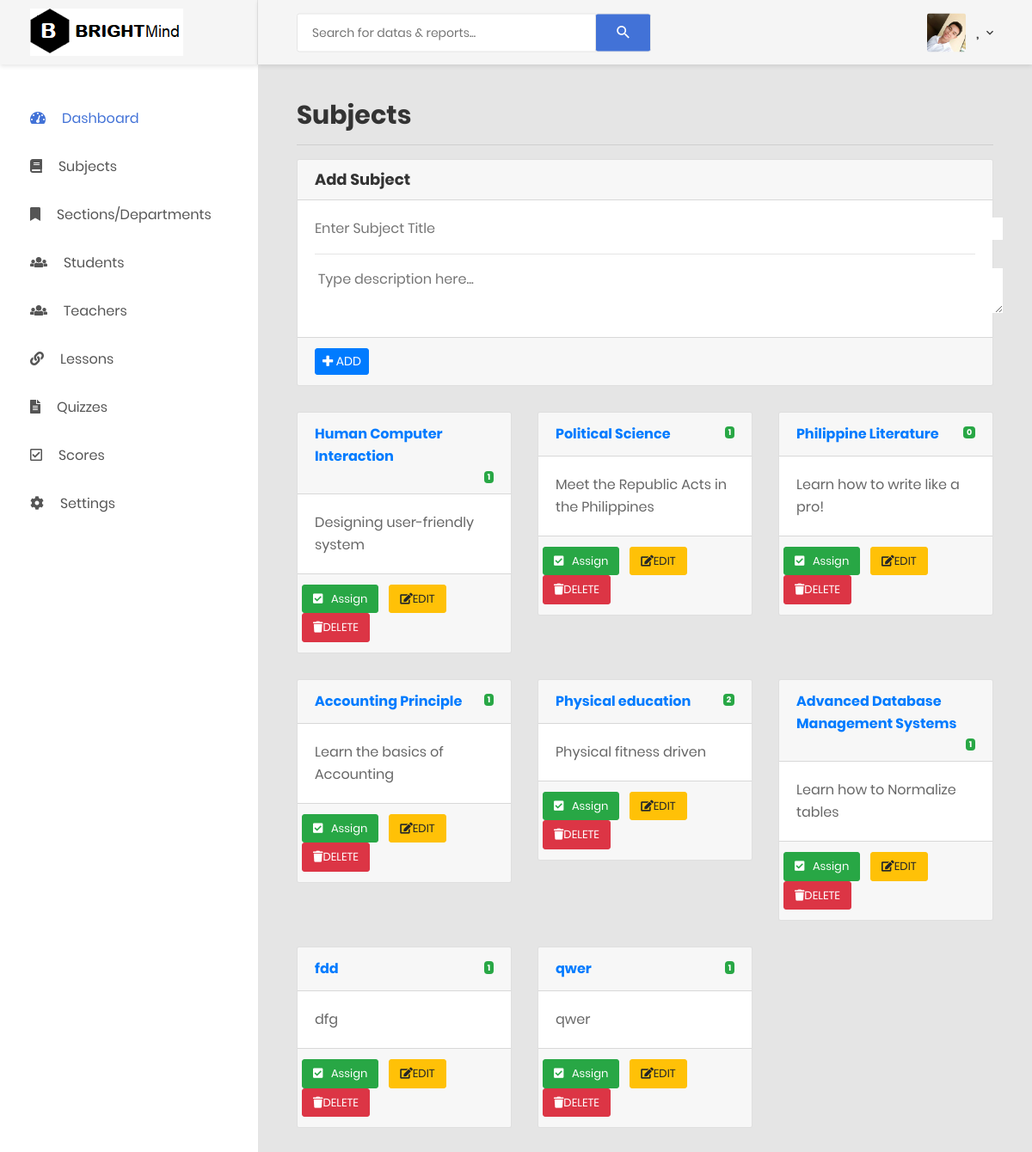
The app's page /adminsubjects.php (signed in), older data.
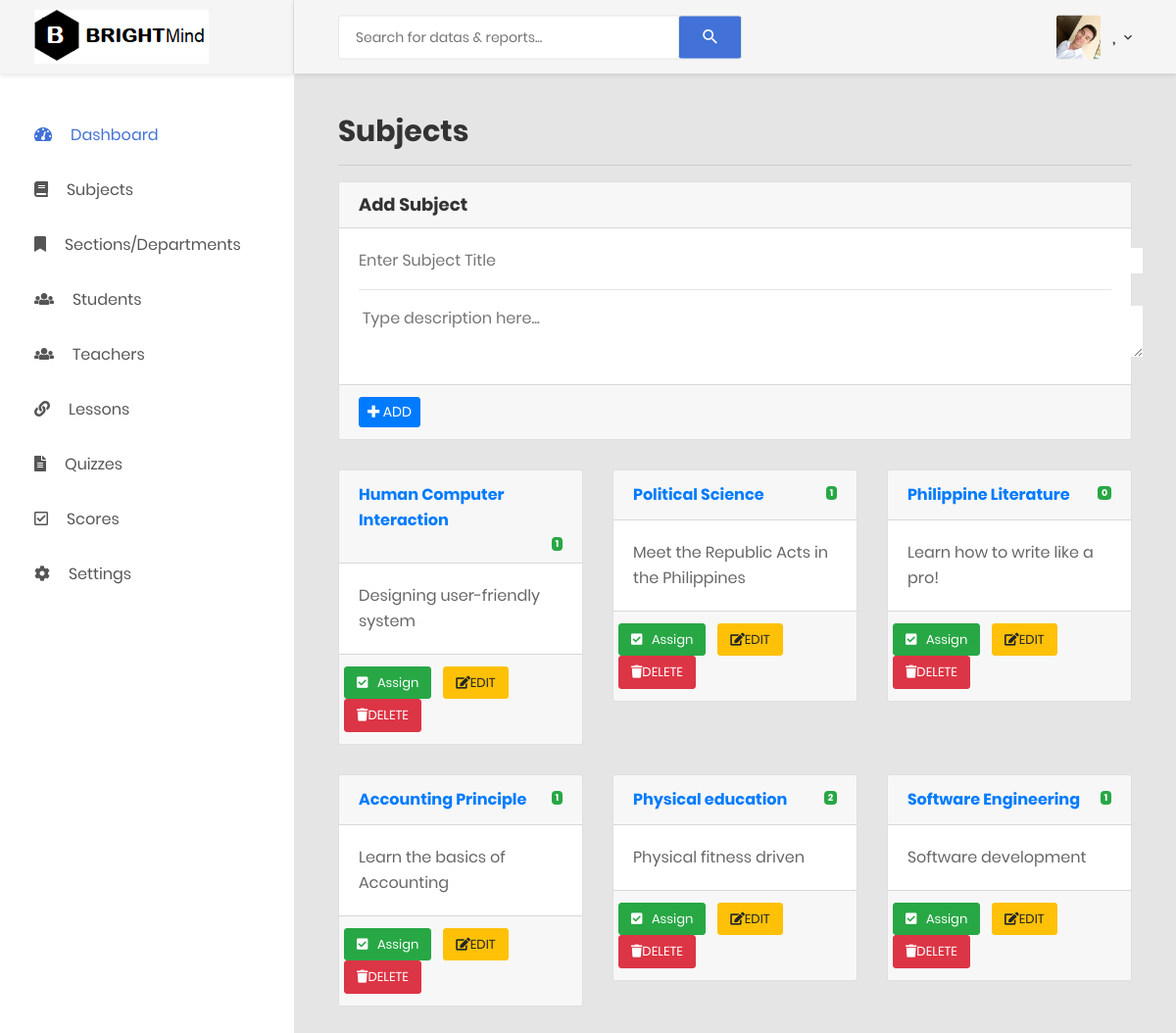
The same page, newer data.
### tables this page shows
CREATE TABLE `subjecttbl` (
  `subjectid` int(10) NOT NULL,
  `subjectname` varchar(100) NOT NULL,
  `subjectdesc` varchar(100) NOT NULL
);

### adminsubjects.php (the view, shortened to what this page needs)
<?php
include('functions.php');
$sql="SELECT * FROM subjecttbl";
$query=mysqli_query($con, $sql);
?>
<!DOCTYPE html>
<php lang="en">
<head>
    <link href="css/font-face.css" rel="stylesheet" media="all">
    <link href="vendor/font-awesome-4.7/css/font-awesome.min.css" rel="stylesheet" media="all">
    <link href="vendor/font-awesome-5/css/fontawesome-all.min.css" rel="stylesheet" media="all">
    <link href="vendor/mdi-font/css/material-design-iconic-font.min.css" rel="stylesheet" media="all">
    <link href="vendor/bootstrap-4.1/bootstrap.min.css" rel="stylesheet" media="all">
    <link href="vendor/animsition/animsition.min.css" rel="stylesheet" media="all">
    <link href="vendor/bootstrap-progressbar/bootstrap-progressbar-3.3.4.min.css" rel="stylesheet" media="all">
    <link href="vendor/wow/animate.css" rel="stylesheet" media="all">
    <link href="vendor/css-hamburgers/hamburgers.min.css" rel="stylesheet" media="all">
    <link href="vendor/slick/slick.css" rel="stylesheet" media="all">
    <link href="vendor/select2/select2.min.css" rel="stylesheet" media="all">
    <link href="vendor/perfect-scrollbar/perfect-scrollbar.css" rel="stylesheet" media="all">
    <link href="css/theme.css" rel="stylesheet" media="all">
</head>
<body class="animsition">
    <div class="page-wrapper">
        <?php include("adminheadermobileandsidebar.php"); ?>
        <div class="page-container">
            <?php include("adminheader.php"); ?>
            <div class="main-content">
                <div class="section__content section__content--p30">
                    <div class="container-fluid">
                            <div>
                                <h2>Subjects</h2><hr/>
                            </div>
                          <div class="row" >
                            <div class="col-md-12">
                                <form action="addsub.php" method="POST">
                                    <div class="card">
                                     <div class="card-header" >
                                     <h4>Add Subject </h4>
                                     </div>
                                    <div class="card-body">
                                        <strong class="card-title">
                                            <input type="text" name="subjectname" id="subname" placeholder="Enter Subject Title" autofocus="autofocus" style="width: 800px;">
                                        </strong>
                                        <hr>
                                        <p class="card-text"> <textarea name="subjectdesc" id="subdes" style="width: 800px;" placeholder=" Type description here... "></textarea>
                                        </p>
                                    </div>
                                    <div class="card-footer">
                                        <button type="submit" class="btn btn-primary btn-sm" style="display: inline;"  id="addsubj" name="submitnewsubject"><i class="fas fa-plus"></i> ADD</button>
                                    </div>
                                </form>
                               </div>
                            </div>
                            </div>
                            <div class="row">
                            <?php  while ($row=mysqli_fetch_assoc($query)) {  ?>
                            <div class="col-md-4">
                                    <div class="card">
                                     <div class="card-header">
                                         <strong class="card-title"><a href="#"><?php echo $row['subjectname'] ?></a>
                                            <small>
                                                <span class="badge badge-success float-right mt-1" id="<?php echo "badge" .$row['subjectid']; ?>">
                                                <?php
                                                $sssqll="SELECT count(sectionid) AS assignedcount from sectionsubjecttbl where subjectid=" .$row['subjectid'];
                                                $result=mysqli_query($con, $sssqll);
                                                $r=mysqli_fetch_assoc($result);
                                                echo $r['assignedcount'];
                                                ?>
                                                </span>
                                           </small>
                                        </strong>
                                     </div>
                                    <div class="card-body">
                                        <p class="card-text"><?php echo $row['subjectdesc'] ?>
                                        </p>
                                    </div>
                                    <div class="card-footer">
                                        <div class="row">
                                        <button class="btn btn-success" style="font-size: 13px; width: auto; height: auto;" data-toggle="modal" data-target="#add" onclick="showassignedsections(<?php echo $row['subjectid']; ?>)"><i class="fas fa-check-square"></i> &nbsp Assign</button> &nbsp&nbsp&nbsp
                                            <button class="btn btn-warning" style="font-size: 13px; width: auto; height: auto;" onclick="editsubject(<?php echo $row['subjectid']; ?>)"><i class="fas fa-pencil-square-o"></i>EDIT</button> &nbsp&nbsp&nbsp
                                             <a href="<?php echo "addsub.php?deletesubject=1&id=".$row['subjectid'] ?>"><button class="btn btn-danger" style="font-size: 13px; width: auto; height: auto;"> <i class="fas fa-trash"></i>DELETE</button></a>
                                         </div>
                                    </div>
                                </div>
                            </div>
                        <?php } ?>
                        </div>
                    </div>
                </div>
            </div>
        </div>
</body>
</php>

### adminheadermobileandsidebar.php (shortened to what this page needs)
<aside class="menu-sidebar d-none d-lg-block">
    <div class="logo">
        <a href="#">
            <img src="images/icon/logo.png" alt="Cool Admin" />
        </a>
    </div>
    <div class="menu-sidebar__content js-scrollbar1">
        <nav class="navbar-sidebar">
            <ul class="list-unstyled navbar__list">
                <li class="active has-sub">
                    <a class="js-arrow" href="adminindex.php">
                        <i class="fas fa-tachometer-alt"></i>Dashboard</a>
                </li>
                <li>
                    <a href="adminsubjects.php">
                        <i class="fas fa-book"></i>Subjects</a>
                </li>
                <li>
                    <a href="adminsections.php">
                        <i class="fas  fa-bookmark"></i>Sections/Departments</a>
                </li>
                <li>
                    <a href="adminstudents.php">
                        <i class="fas fa-group"></i>Students</a>
                </li>
                <li>
                    <a href="adminteachers.php">
                        <i class="fas fa-group"></i>Teachers</a>
                </li>
                <li>
                    <a href="adminlessons.php">
                        <i class="fas fa-link"></i>Lessons</a>
                </li>
                <li>
                    <a href="adminquizzes.php">
                        <i class="fas fa-file-text"></i>Quizzes</a>
                </li>
                <li>
                    <a href="adminscores.php">
                        <i class="far fa-check-square"></i>Scores</a>
                </li>
                <li>
                    <a href="adminsettings.php">
                        <i class="fas fa-gear"></i>Settings</a>
                </li>
            </ul>
        </nav>
    </div>
</aside>

### adminheader.php (shortened to what this page needs)
<header class="header-desktop">
    <div class="section__content section__content--p30">
        <div class="container-fluid">
            <div class="header-wrap">
                <form class="form-header" action="" method="POST">
                    <input class="au-input au-input--xl" type="text" name="search" placeholder="Search for datas &amp; reports..." />
                    <button class="au-btn--submit" type="submit">
                        <i class="zmdi zmdi-search"></i>
                    </button>
                </form>
                <div class="header-button">
                    <div class="account-wrap">
                        <div class="account-item clearfix js-item-menu">
                            <div class="image">
                                <img src="images/icon/avatar-dan.jpg" alt="profile" />
                            </div>
                            <div class="content">
                                <a class="js-acc-btn" href="#"><?php echo $_SESSION['lname'].", ".$_SESSION['fname'];?></a>
                            </div>
                        </div>
                    </div>
                </div>
            </div>
        </div>
    </div>
</header>

Row changes from the older to the newer data that the page shows:
removed subjecttbl: subjectname "Advanced Database Management Systems", assignedcount "1", subjectdesc "Learn how to Normalize tables"
removed subjecttbl: subjectname "fdd", assignedcount "1", subjectdesc "dfg"
removed subjecttbl: subjectname "qwer", assignedcount "1", subjectdesc "qwer"
added subjecttbl: subjectname "Software Engineering", assignedcount "1", subjectdesc "Software development"
